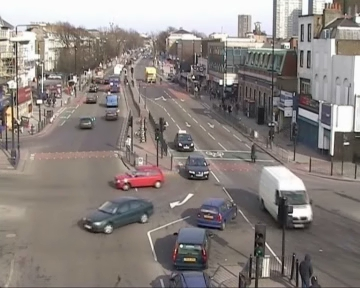
%> input picture src/piece_lift/data/img1.jpg, 360 x 288 px
$ octave meanshiftTrack.m   (GNU Octave 9; MATLAB toolbox functions it lacks are replaced by stand-ins)
%> lines starting %> are read from the running program, lines starting %| are printed output that depends on the picture; in (x1, y1, x2, y2) boxes, pixels count from 0 and x2, y2 are one past the last pixel; in counts of white or black regions, pixels touching at a corner belong together; the program's own positions count from 1
### src/piece_lift/circularNeighbors.m
function [ X ] = circularNeighbors(img,c,r,radius)
% Thanks to Joshua Kahn for the implementation

    % Setup
    [ ir, ic, ~ ] = size(img);
    [ cc, rr ] = meshgrid(1:ic, 1:ir);

    % Find where the neighobrs are
    neighobrs = sqrt((rr-r).^2 + (cc-c).^2) < radius;
    [ nr, nc ] = find(neighobrs);

    % Create a lambda/function pointer
    featureFun = @(row, col) horzcat(col, row, reshape(img(row, col, 1:3), 1, []));

    % X is a Kx5 matric with <ci,ri,R,G,B>
    X = cell2mat(arrayfun(featureFun, nr, nc, 'UniformOutput', false));
end

### src/piece_lift/colorHistogram.m
function [ hist ] = colorHistogram(X,bins,c,r,h)
    hist = zeros(bins,bins,bins);

    for obs=X'
        x = c - obs(1);
        y = r - obs(2);
        R = floor(obs(3)*bins/256)+1;
        G = floor(obs(4)*bins/256)+1;
        B = floor(obs(5)*bins/256)+1;
        rDist = ( sqrt(x^2 + y^2) / h )^2;

        if rDist < 1
            k = 1-rDist;

            % Increment bin
            hist(R,G,B) = hist(R,G,B) + k;
        end
    end

    % Normalize bin
    hist = hist/sum(hist(:));
end

### src/piece_lift/meanshiftWeights.m
function [ w ] = meanshiftWeights(X, q_model, p_test)
    w = zeros(size(X, 1), 1);

    for iter=1:size(w, 1)
        bins = size(q_model, 1);
        R = floor(X(iter, 3)*bins/256)+1;
        G = floor(X(iter, 4)*bins/256)+1;
        B = floor(X(iter, 5)*bins/256)+1;

        w(iter) = sqrt(q_model(R, G, B) / p_test(R, G, B));
    end
end

### src/piece_lift/meanshiftTrack.m
% Name: David Soller
% Last.#: soller.23
% Assignment: HW 6 - MeanshiftTrack

img1 = double(imread('data/img1.jpg'));
img2 = double(imread('data/img2.jpg'));
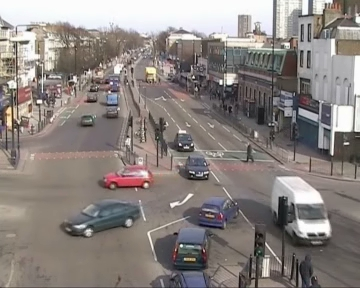
%> input picture src/piece_lift/data/img2.jpg, 360 x 288 px
radius = 25;
x = 150.0;
y = 175.0;
bins = 16;
h = 25;

% [7 lines of commented-out code are left out]

X = circularNeighbors(img1, x, y, radius);
%> in circularNeighbors, `X = cell2mat(arrayfun(featureFun, nr, nc, 'UniformOutput', false));`: X = 1941 rows, first 8: [126 169 191 178 169; 126 170 183 170 161; 126 171 178 164 155; 126 172 177 158 151; 126 173 158 133 128; 126 174 150 116 114; 126 175 170 125 128; 126 176 187 127 139]
q_model = colorHistogram(X, bins, x, y, h);
%> the loop in colorHistogram, `for obs=X'` made 1941 passes
%> (obs, x, y, R, G, B, rDist, k) on passes 1 to 11: ([126; 169; 191; 178; 169], 24, 6, 12, 12, 11, 0.979, 0.0208), ([126; 170; 183; 170; 161], 24, 5, 12, 11, 11, 0.962, 0.0384), ([126; 171; 178; 164; 155], 24, 4, 12, 11, 10, 0.947, 0.0528), ([126; 172; 177; 158; 151], 24, 3, 12, 10, 10, 0.936, 0.064), ([126; 173; 158; 133; 128], 24, 2, 10, 9, 9, 0.928, 0.072), ([126; 174; 150; 116; 114], 24, 1, 10, 8, 8, 0.923, 0.0768), ([126; 175; 170; 125; 128], 24, 0, 11, 8, 9, 0.922, 0.0784), ([126; 176; 187; 127; 139], 24, -1, 12, 8, 9, 0.923, 0.0768), ([126; 177; 181; 103; 127], 24, -2, 12, 7, 8, 0.928, 0.072), ([126; 178; 182; 103; 125], 24, -3, 12, 7, 8, 0.936, 0.064), ([126; 179; 224; 158; 168], 24, -4, 15, 10, 11, 0.947, 0.0528)
%> after the loop in colorHistogram, `for obs=X'`: k = 0.0208

% Make our results matrix with r, c fields
results = zeros(h+1, 2);
results(1, :) = [ x, y ];

for iter=1:h
    X_2 = circularNeighbors(img2, results(iter, 1), results(iter, 2), radius);
    p_test = colorHistogram(X_2, bins, results(iter, 1), results(iter, 2), h);
    w = meanshiftWeights(X_2, q_model, p_test);

    % Fill in the results for the r, c fields
    results(iter + 1, 1) = sum(w .* X_2(:, 1), 1) / sum(w);
    results(iter + 1, 2) = sum(w .* X_2(:, 2), 1) / sum(w);
end
%> this loop made 25 passes
%> pass 2, in circularNeighbors (call 3), `neighobrs = sqrt((rr-r).^2 + (cc-c).^2) < radius;`:
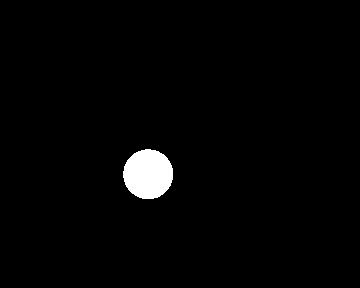
%> neighobrs: size 288x360 logical; 1.9% white; 1 white region, box (x1, y1, x2, y2) and area: (123, 149, 173, 199) 1963
%> pass 3, in circularNeighbors (call 4), `neighobrs = sqrt((rr-r).^2 + (cc-c).^2) < radius;`:
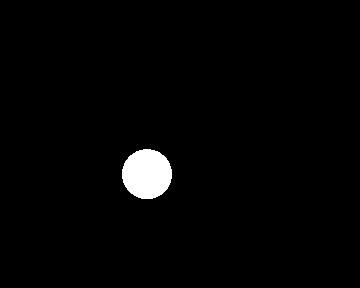
%> neighobrs: size 288x360 logical; 1.9% white; 1 white region, box (x1, y1, x2, y2) and area: (122, 149, 172, 199) 1970
%> after the loop, results = 26 rows, first 12: [150 175; 148.7 174.8; 147.5 174.7; 146.6 174.7; 145.5 174.7; 144.7 174.7; 144 174.7; 143.1 175.1; 142.7 175.1; 142.2 175.1; 141.9 175.1; 141.5 175]

% his print stuff

hold on;
imagesc(img2/255);
axis('image');
axis ij;
plot(x, y,'+','Color','y');
plot(results(26, 1), results(26, 2), '+', 'Color', 'b');
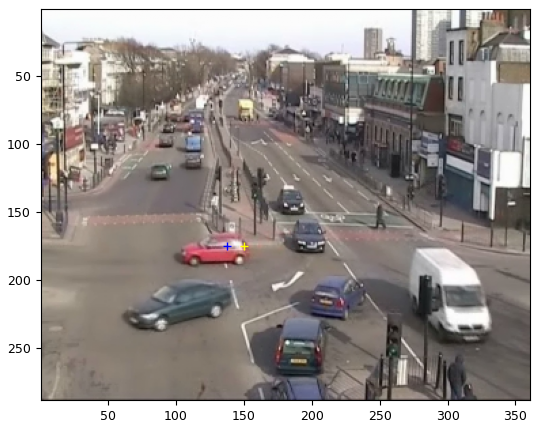
%> figure redrawn from the program's plot data
hold off;
pause;
